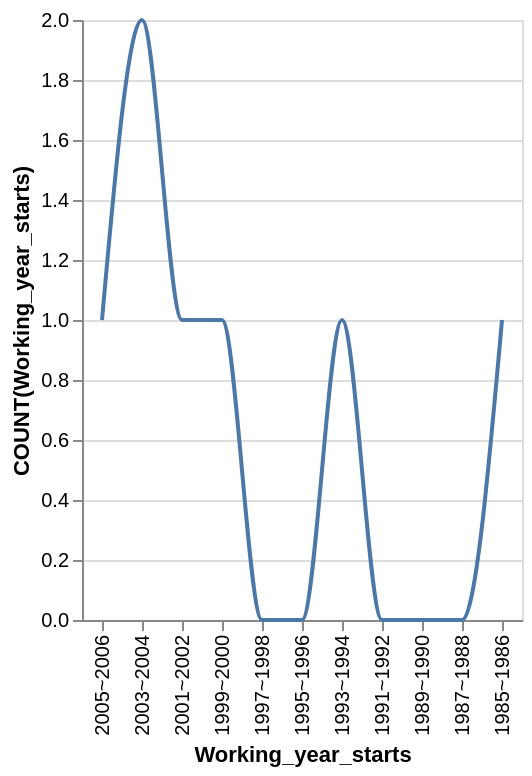

Vega-Lite specification for this chart:
### Vega-Lite specification from a JSON file in a GitHub repository (floating-point values rounded to 4 significant figures)
{"data": {"values": [{"x_data": "1985~1986", "y_data": 1}, {"x_data": "1987~1988", "y_data": 0}, {"x_data": "1989~1990", "y_data": 0}, {"x_data": "1991~1992", "y_data": 0}, {"x_data": "1993~1994", "y_data": 1}, {"x_data": "1995~1996", "y_data": 0}, {"x_data": "1997~1998", "y_data": 0}, {"x_data": "1999~2000", "y_data": 1}, {"x_data": "2001~2002", "y_data": 1}, {"x_data": "2003~2004", "y_data": 2}, {"x_data": "2005~2006", "y_data": 1}]}, "mark": {"type": "line", "interpolate": "monotone"}, "encoding": {"x": {"field": "x_data", "type": "nominal", "title": "Working_year_starts", "sort": "descending"}, "y": {"field": "y_data", "type": "quantitative", "title": "COUNT(Working_year_starts)"}}}
